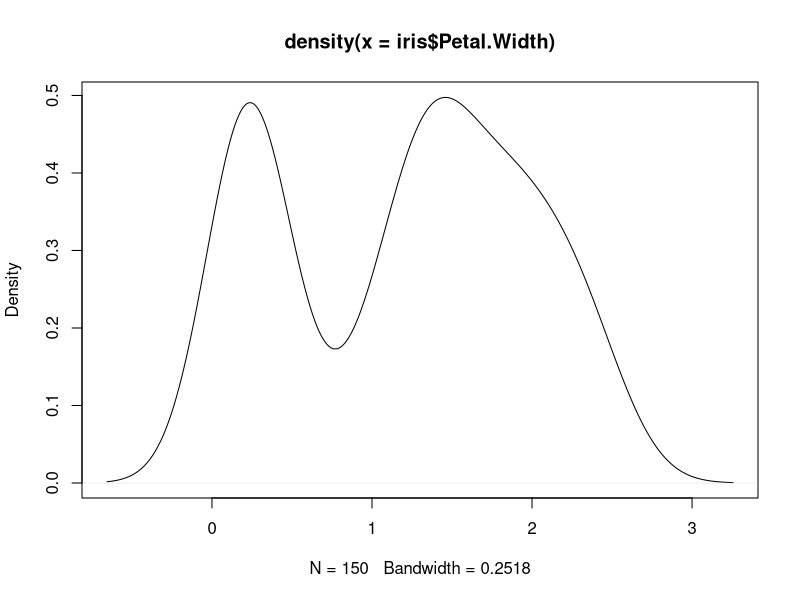

This figure's R source:
## ---- chunk 1
y <- density(iris$Petal.Width)
class(y)
typeof(y)
str(y)

## ---- chunk 2
plot(y)
